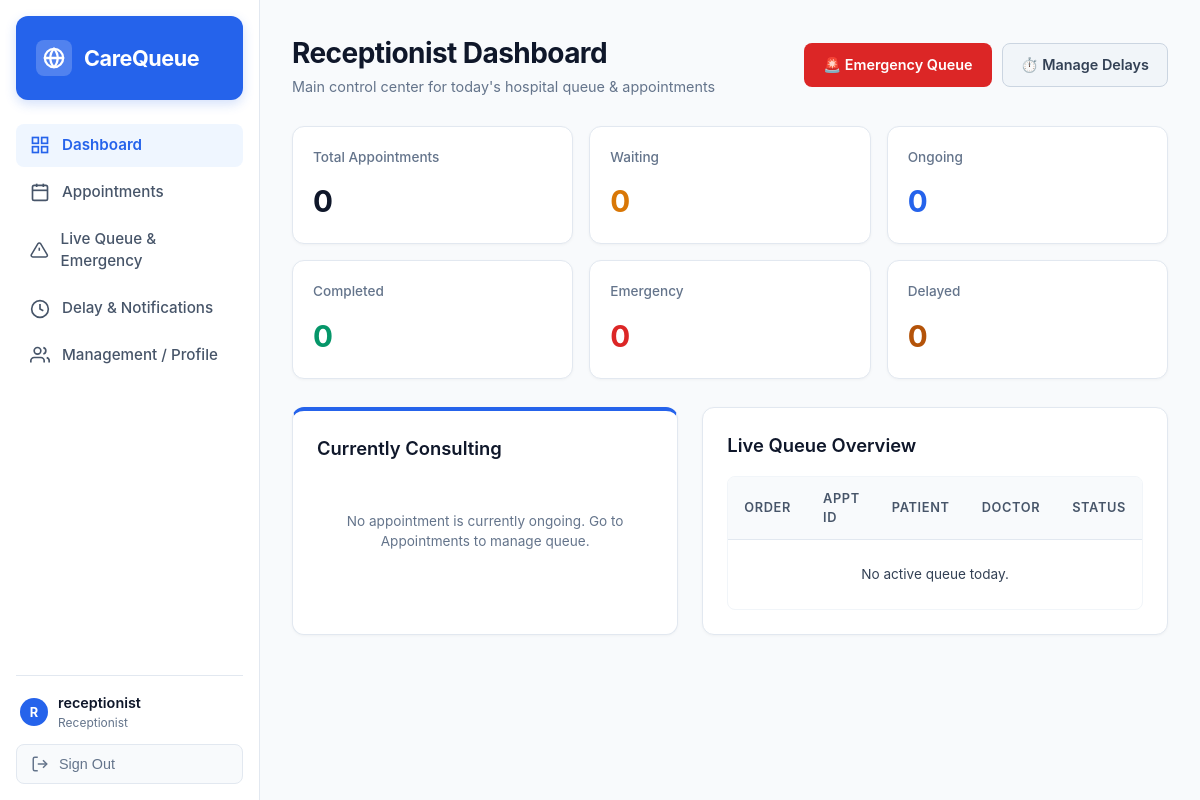
The app's page /receptionist/dashboard/ (signed in), older data.
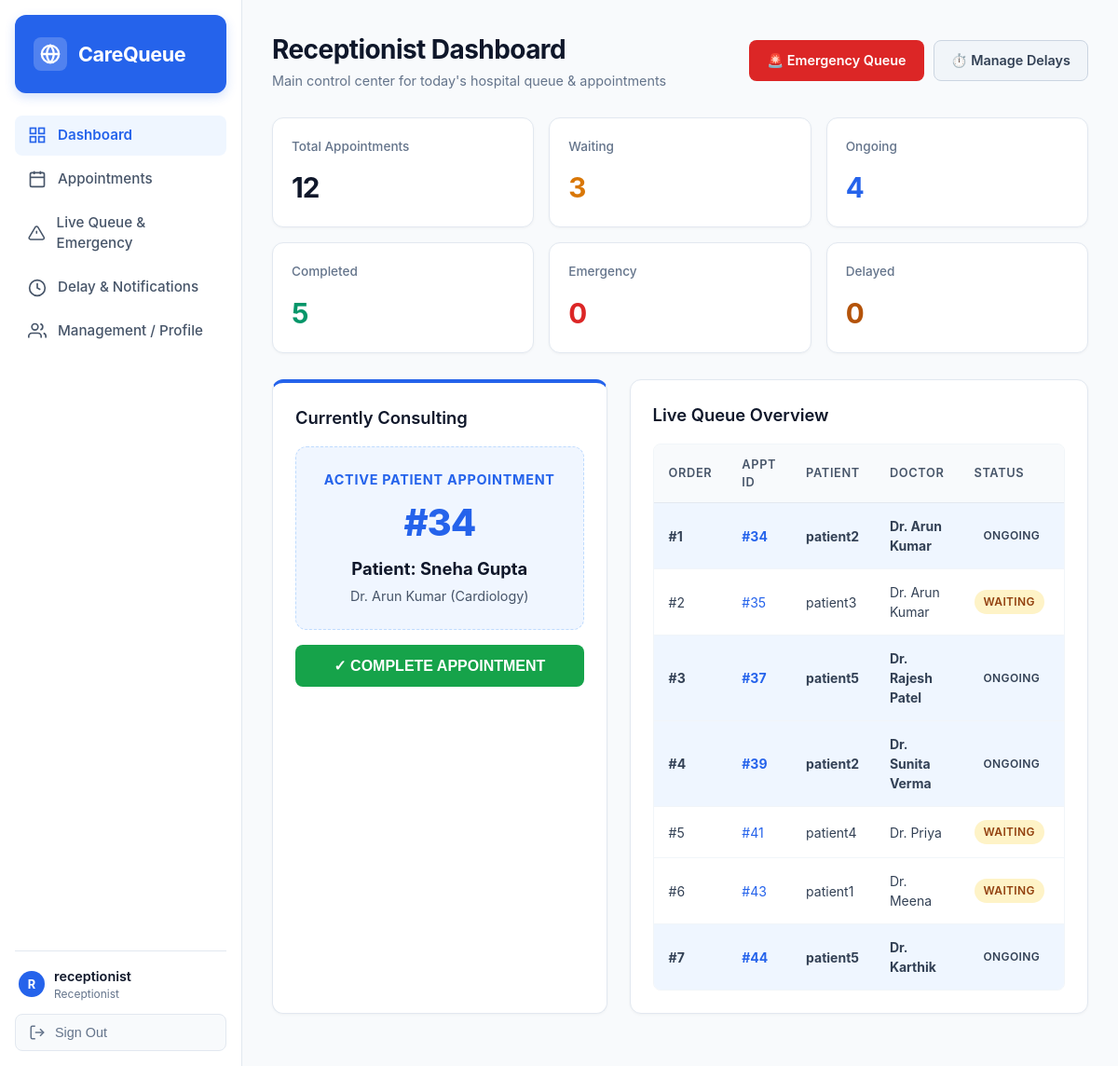
The same page, newer data.
### appointments/models.py (models this page shows, shortened)
class Appointment(models.Model):
    STATUS_CHOICES = [
        ('WAITING', 'Waiting'),
        ('ONGOING', 'Ongoing'),
        ('COMPLETED', 'Completed'),
        ('CANCELLED', 'Cancelled'),
    ]
    PRIORITY_CHOICES = [
        ('NORMAL', 'Normal'),
        ('EMERGENCY', 'Emergency'),
    ]
    patient = models.ForeignKey(User, on_delete=models.CASCADE, related_name='appointments')
    doctor = models.ForeignKey(Doctor, on_delete=models.CASCADE, related_name='doctor_appointments')
    appointment_date = models.DateField()
    appointment_time = models.TimeField()
    reason = models.TextField(blank=True, null=True)
    token_number = models.CharField(max_length=20, blank=True, null=True)
    status = models.CharField(max_length=20, choices=STATUS_CHOICES, default='WAITING')
    priority = models.CharField(max_length=20, choices=PRIORITY_CHOICES, default='NORMAL')
    expected_time = models.TimeField(null=True, blank=True)
    delay_minutes = models.IntegerField(default=0)
    created_at = models.DateTimeField(auto_now_add=True)
    completed_at = models.DateTimeField(null=True, blank=True)
    @property
    def display_id(self):
        return f"#{self.id}"

class Doctor(models.Model):
    user = models.OneToOneField(User, on_delete=models.SET_NULL, null=True, blank=True, related_name='doctor')
    name = models.CharField(max_length=100)
    specialization = models.CharField(max_length=100)
    average_consultation_minutes = models.IntegerField(default=10)
    available = models.BooleanField(default=True)
    available_days = models.CharField(max_length=100, default='Mon - Sat')
    available_times = models.CharField(max_length=100, default='09:00 AM - 05:00 PM')

### appointments/views.py (the view)
    @login_required
    def _wrapped(request, *args, **kwargs):
        if not is_receptionist_user(request.user):
            messages.error(request, "Access denied. Receptionist portal only.")
            return redirect('home')
        return view_func(request, *args, **kwargs)

### appointments/views.py (called while the page is built)
def is_receptionist_user(user):
    if not user.is_authenticated:
        return False
    if user.is_staff or user.username == 'receptionist':
        return True
    profile = getattr(user, 'profile', None)
    return profile and profile.user_type == 'RECEPTIONIST'

def receptionist_required(view_func):
    @login_required
    def _wrapped(request, *args, **kwargs):
        if not is_receptionist_user(request.user):
            messages.error(request, "Access denied. Receptionist portal only.")
            return redirect('home')
        return view_func(request, *args, **kwargs)
    return _wrapped

### templates/receptionist_dashboard.html (shortened to what this page needs)
{% extends 'base.html' %}
{% block content %}
<div class="header-bar">
    <div class="header-title">
        <h1>Receptionist Dashboard</h1>
        <p>Main control center for today's hospital queue & appointments</p>
    </div>
    <div style="display: flex; gap: 10px;">
        <a href="{% url 'receptionist_queue' %}" class="btn btn-danger">🚨 Emergency Queue</a>
        <a href="{% url 'receptionist_delay' %}" class="btn btn-secondary">⏱️ Manage Delays</a>
    </div>
</div>
<div class="stats-grid">
    <div class="stat-card">
        <div class="stat-header">Total Appointments</div>
        <div class="stat-value">{{ total_count }}</div>
    </div>
    <div class="stat-card">
        <div class="stat-header">Waiting</div>
        <div class="stat-value" style="color: #d97706;">{{ waiting_count }}</div>
    </div>
    <div class="stat-card">
        <div class="stat-header">Ongoing</div>
        <div class="stat-value" style="color: #2563eb;">{{ ongoing_count }}</div>
    </div>
    <div class="stat-card">
        <div class="stat-header">Completed</div>
        <div class="stat-value" style="color: #059669;">{{ completed_count }}</div>
    </div>
    <div class="stat-card">
        <div class="stat-header">Emergency</div>
        <div class="stat-value" style="color: #dc2626;">{{ emergency_count }}</div>
    </div>
    <div class="stat-card">
        <div class="stat-header">Delayed</div>
        <div class="stat-value" style="color: #b45309;">{{ delayed_count }}</div>
    </div>
</div>
<div class="grid-2">
    <div class="card" style="border-top: 4px solid #2563eb;">
        <h3>Currently Consulting</h3>
        {% if ongoing %}
            <div class="token-box">
                <h4>Active Patient Appointment</h4>
                <div class="token-number" style="font-size: 2.5rem; color: #2563eb;">{{ ongoing.display_id }}</div>
                <div style="font-size: 1.15rem; font-weight: 700; color: #0f172a; margin-top: 6px;">
                    Patient: {{ ongoing.patient.first_name|default:ongoing.patient.username }} {{ ongoing.patient.last_name }}
                </div>
                <div style="color: #475569; font-size: 0.9rem; margin-top: 4px;">
                    Dr. {{ ongoing.doctor.name }} ({{ ongoing.doctor.specialization }})
                </div>
            </div>
            <form action="{% url 'complete_appointment_action' ongoing.id %}" method="post">
                <button type="submit" class="btn btn-success" style="width: 100%; padding: 12px; font-size: 1rem;">
                    ✓ COMPLETE APPOINTMENT
                </button>
            </form>
        {% else %}
            <div style="text-align: center; padding: 32px 16px;" class="text-muted">
                No appointment is currently ongoing. Go to Appointments to manage queue.
            </div>
        {% endif %}
    </div>
    <div class="card">
        <h3>Live Queue Overview</h3>
        <div class="table-container">
            <table class="table">
                <thead>
                    <tr>
                        <th>Order</th>
                        <th>Appt ID</th>
                        <th>Patient</th>
                        <th>Doctor</th>
                        <th>Status</th>
                    </tr>
                </thead>
                <tbody>
                    {% for q in live_queue %}
                    <tr {% if q.status == 'ONGOING' %}style="background-color: #eff6ff; font-weight: 700;"{% endif %}>
                        <td>#{{ forloop.counter }}</td>
                        <td style="color: #2563eb;">{{ q.display_id }}</td>
                        <td>{{ q.patient.username }}</td>
                        <td>Dr. {{ q.doctor.name }}</td>
                        <td><span class="badge status-{{ q.status|lower }}">{{ q.status }}</span></td>
                    </tr>
                    {% empty %}
                    <tr><td colspan="5" class="text-muted" style="text-align: center; padding: 24px;">No active queue today.</td></tr>
                    {% endfor %}
                </tbody>
            </table>
        </div>
    </div>
</div>
{% endblock %}

Row changes from the older to the newer data that the page shows:
added Appointment: display_id "#34", patient.first_name "Sneha", patient.last_name "Gupta", doctor.name "Arun Kumar", doctor.specialization "Cardiology", patient.username "patient2", status "ONGOING"
added Appointment: display_id "#35", patient.username "patient3", doctor.name "Arun Kumar", status "WAITING"
added Appointment: display_id "#37", patient.username "patient5", doctor.name "Rajesh Patel", status "ONGOING"
added Appointment: display_id "#39", patient.username "patient2", doctor.name "Sunita Verma", status "ONGOING"
added Appointment: display_id "#41", patient.username "patient4", doctor.name "Priya", status "WAITING"
added Appointment: display_id "#43", patient.username "patient1", doctor.name "Meena", status "WAITING"
added Appointment: display_id "#44", patient.username "patient5", doctor.name "Karthik", status "ONGOING"
Text that changed along with them:
{{ total_count }}: "0" → "12"
{{ waiting_count }}: "0" → "3"
{{ ongoing_count }}: "0" → "4"
{{ completed_count }}: "0" → "5"
text no longer shown: "No appointment is currently ongoing. Go to Appointments to manage queue. No active queue today."
text now shown: "ACTIVE PATIENT APPOINTMENT Patient: Dr. ( ) ✓ COMPLETE APPOINTMENT"
